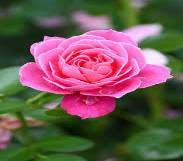
#> input picture picture/download.jpg, 183 x 161 px, found by its file name
$ python equal.py
#> lines starting #> are read from the running program, lines starting #| are printed output that depends on the picture
#> further down, image is the input picture: shape (161, 183, 3); mean R, G, B 110.7, 88.7, 82.9
import imageio.v3 as image
import numpy as np
import matplotlib.pyplot as plt

def equalization(image):
    hist, bins = np.histogram(image.flatten(), bins = 256, range = [0,256])
#> hist = 256 values, max 2315 at index 255, min 107 at index 185, mean 345.3; bins = 257 values from 0 to 256
    cdf = hist.cumsum()
#> cdf = 256 values from 383 to 88389
    cdf_normalized = (cdf/cdf.max()) * 255
#> cdf_normalized = 256 values from 1.1 to 255
    imgEqual = np.interp(image.flatten(), bins [:-1], cdf_normalized)
    return imgEqual.reshape(image.shape).astype(np.uint8)
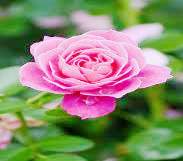
#> returned value: shape (161, 183, 3); mean of channels 0, 1, 2 136.2, 138.2, 108.9; drawn as R, G, B

image = image.imread("C:\\Users\\DELL\\Documents\\Mrzz\\Pengolahan citra\\Tugas4_PCD_MirzaYusuf\\picture\\download.jpg")
imageEqual = equalization(image)

hist, bins = np.histogram(image.flatten(), bins=256, range=[0, 256])
#> bins = 257 values from 0 to 256
histEqual, bins = np.histogram(imageEqual.flatten(), bins=256, range=[0, 256])
#> histEqual = 256 values, max 2315 at index 255, min 0 at index 0, mean 345.3

plt.figure(figsize = (10,10))
plt.subplot(2,2,1)
plt.imshow(image)

plt.subplot(2,2,2)
plt.plot(hist)

plt.subplot(2,2,3)
plt.imshow(imageEqual)

plt.subplot(2,2,4)
plt.plot(histEqual)

plt.tight_layout()
plt.show()
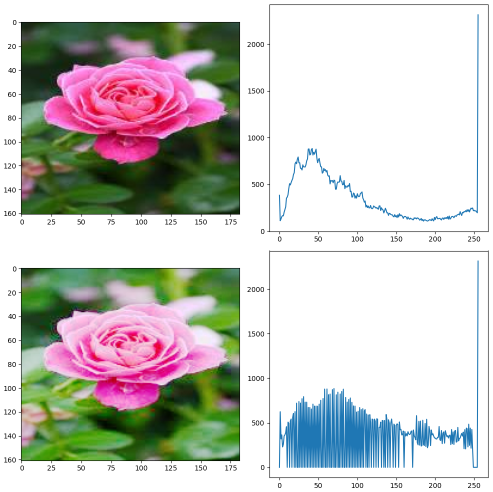
#> figure drawn by matplotlib, 4 panels; panel 2: curve peaks at x = 255, y = 2315; panel 4: curve peaks at x = 255, y = 2315
